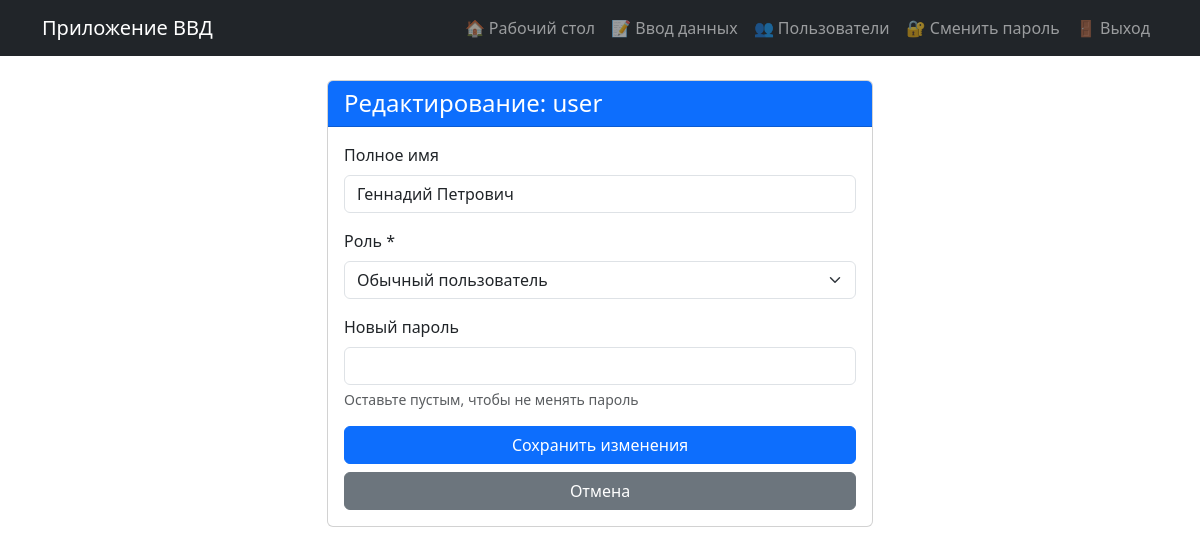
Screenshot of /users/edit/2 (signed in) with the database file from the repository.
### models.py (models this page shows, shortened)
class User(UserMixin, db.Model):
    __tablename__ = 'users'  # Явно указываем имя таблицы Алиса
    __table_args__ = {'extend_existing': True}  # Добавлено!
    id = db.Column(db.Integer, primary_key=True)
    username = db.Column(db.String(80), unique=True, nullable=False)
    password = db.Column(db.String(200), nullable=False)
    full_name = db.Column(db.String(100))
    role = db.Column(db.String(20), default='user')
    entries = db.relationship('PersonData', backref='author', lazy=True, cascade='all, delete-orphan')
    def is_admin(self):
        return self.role == 'admin'

### app.py (the view, shortened to what this page needs)
@app.route('/users/edit/<int:user_id>', methods=['GET', 'POST'])
@login_required
@admin_required
def user_edit(user_id):
    user = User.query.get_or_404(user_id)
    if user.id == current_user.id:
        flash('Вы не можете редактировать свою учетную запись через эту страницу.')
        return redirect(url_for('user_list'))
    return render_template('user_edit.html', user=user)

### app.py (called while the page is built)
def admin_required(f):
    @wraps(f)
    def decorated_function(*args, **kwargs):
        if not current_user.is_authenticated or not current_user.is_admin():
            flash('Доступ запрещен. Требуются права администратора.')
            return redirect(url_for('dashboard'))
        return f(*args, **kwargs)
    return decorated_function

@login_manager.user_loader
def load_user(user_id):
    return db.session.get(User, int(user_id)) #User.query.get(int(user_id))

### templates/user_edit.html (shortened to what this page needs)
{% extends "base.html" %}
{% block content %}
<div class="row justify-content-center">
    <div class="col-md-6">
        <div class="card">
            <div class="card-header bg-primary text-white">
                <h4 class="mb-0">Редактирование: {{ user.username }}</h4>
            </div>
            <div class="card-body">
                <form method="post">
                    <div class="mb-3">
                        <label for="full_name" class="form-label">Полное имя</label>
                        <input type="text" class="form-control" id="full_name" name="full_name"
                               value="{{ user.full_name or '' }}">
                    </div>
                    <div class="mb-3">
                        <label for="role" class="form-label">Роль *</label>
                        <select class="form-select" id="role" name="role" required>
                            <option value="user" {% if user.role == 'user' %}selected{% endif %}>Обычный пользователь</option>
                        </select>
                    </div>
                    <div class="mb-3">
                        <label for="new_password" class="form-label">Новый пароль</label>
                        <input type="password" class="form-control" id="new_password" name="new_password">
                        <div class="form-text">Оставьте пустым, чтобы не менять пароль</div>
                    </div>
                    <div class="d-grid gap-2">
                        <button type="submit" class="btn btn-primary">Сохранить изменения</button>
                        <a href="{{ url_for('user_list') }}" class="btn btn-secondary">Отмена</a>
                    </div>
                </form>
            </div>
        </div>
    </div>
</div>
{% endblock %}

### rows the page displays
User: username "user", full_name "Геннадий Петрович", role "Обычный пользователь"
